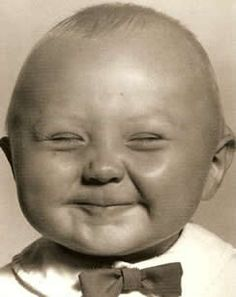
%> input picture CourseWork/Introduction to Computer Vision/HW2P/baby_happy.jpg, 236 x 297 px
$ octave --eval "result = energy_image(imread('baby_happy.jpg'));"   (GNU Octave 9; MATLAB toolbox functions it lacks are replaced by stand-ins)
%> lines starting %> are read from the running program, lines starting %| are printed output that depends on the picture
%computes the energy at each pixel using the magnitude of the x and y
%gradients
function [energyImage, Ix, Iy] = energy_image(im);

%convert image to grayscale and double
newIM = rgb2gray(im);
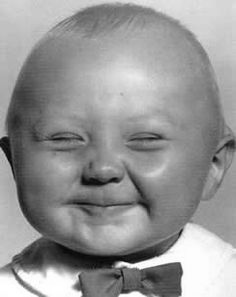
%> newIM: size 297x236 uint8; min 7, max 255, mean 149.3
newIM = im2double(newIM);
%> newIM: size 297x236 double

%define sobel filters [1 2 1; 0 0 0; -1 -2 -1]
filt_sobel_horizontal = fspecial('sobel');
filt_sobel_vertical = fspecial('sobel')';

%apply filters
Ix = imfilter(newIM, filt_sobel_horizontal);
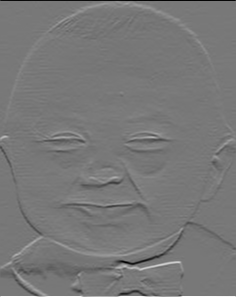
%> Ix: size 297x236 double; min -3.57, max 4, mean 0.000379; drawn with min black and max white
Iy = imfilter(newIM, filt_sobel_vertical);
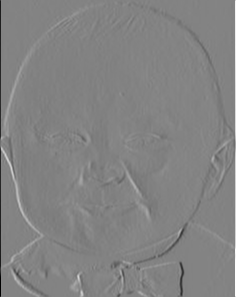
%> Iy: size 297x236 double; min -4, max 3.78, mean 0.000128; drawn with min black and max white

%create energyImage using formula from reading with L2 norm
energyImage = sqrt(Ix.^2 + Iy.^2);
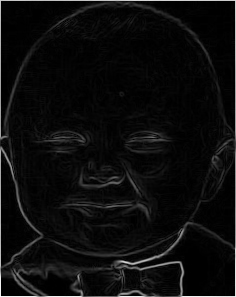
%> energyImage: size 297x236 double; min 0, max 4.21, mean 0.214; drawn with min black and max white

end

$ run again, on CourseWork/Introduction to Computer Vision/HW2P/cardinal1.jpg
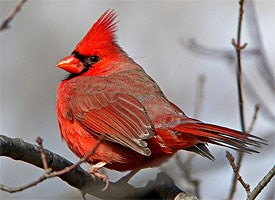
%> input picture CourseWork/Introduction to Computer Vision/HW2P/cardinal1.jpg, 275 x 200 px
%> in energy_image, `Iy = imfilter(newIM, filt_sobel_vertical);`:
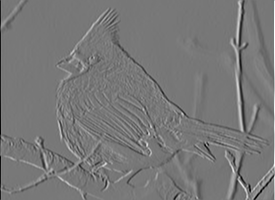
%> Iy: size 200x275 double; min -3.15, max 3.53, mean -0.00128; drawn with min black and max white
%> in energy_image, `energyImage = sqrt(Ix.^2 + Iy.^2);`:
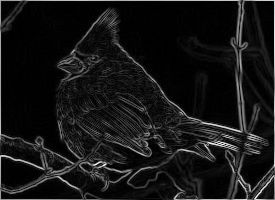
%> energyImage: size 200x275 double; min 0, max 3.93, mean 0.342; drawn with min black and max white

$ run again, on CourseWork/Introduction to Computer Vision/HW2P/cardinal2.jpg
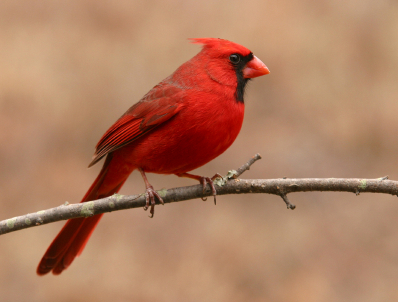
%> input picture CourseWork/Introduction to Computer Vision/HW2P/cardinal2.jpg, 398 x 302 px
%> in energy_image, `Iy = imfilter(newIM, filt_sobel_vertical);`:
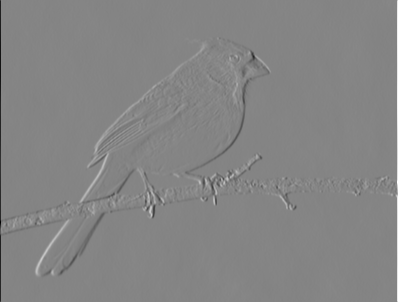
%> Iy: size 302x398 double; min -3.28, max 3.02, mean 2.11e-05; drawn with min black and max white
%> in energy_image, `energyImage = sqrt(Ix.^2 + Iy.^2);`:
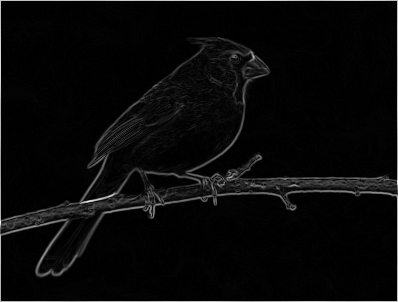
%> energyImage: size 302x398 double; min 0, max 3.28, mean 0.122; drawn with min black and max white
